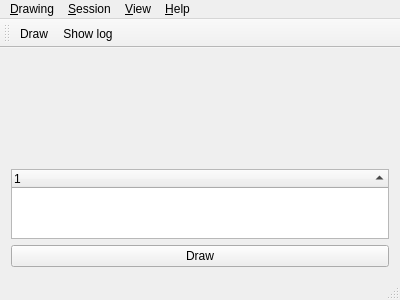
<?xml version="1.0" encoding="UTF-8"?>
<ui version="4.0">
 <class>DrawingView</class>
 <widget class="QMainWindow" name="DrawingView">
  <property name="geometry">
   <rect>
    <x>0</x>
    <y>0</y>
    <width>400</width>
    <height>300</height>
   </rect>
  </property>
  <property name="minimumSize">
   <size>
    <width>200</width>
    <height>100</height>
   </size>
  </property>
  <widget class="QWidget" name="centralWidget">
   <layout class="QVBoxLayout" name="verticalLayout_2">
    <item>
     <widget class="QLabel" name="drawingNameView">
      <property name="font">
       <font>
        <pointsize>20</pointsize>
       </font>
      </property>
      <property name="text">
       <string/>
      </property>
     </widget>
    </item>
    <item>
     <layout class="QVBoxLayout" name="verticalLayout" stretch="7,3,0">
      <item>
       <widget class="QWidget" name="lotContainer" native="true">
        <property name="sizePolicy">
         <sizepolicy hsizetype="Preferred" vsizetype="Preferred">
          <horstretch>0</horstretch>
          <verstretch>0</verstretch>
         </sizepolicy>
        </property>
        <property name="minimumSize">
         <size>
          <width>0</width>
          <height>50</height>
         </size>
        </property>
        <layout class="QVBoxLayout" name="verticalLayout_4">
         <item>
          <layout class="QVBoxLayout" name="layout"/>
         </item>
        </layout>
       </widget>
      </item>
      <item>
       <widget class="QTreeWidget" name="logWidget">
        <property name="selectionMode">
         <enum>QAbstractItemView::NoSelection</enum>
        </property>
        <property name="indentation">
         <number>0</number>
        </property>
        <property name="rootIsDecorated">
         <bool>false</bool>
        </property>
        <property name="sortingEnabled">
         <bool>true</bool>
        </property>
        <column>
         <property name="text">
          <string notr="true">1</string>
         </property>
        </column>
       </widget>
      </item>
      <item>
       <widget class="QPushButton" name="drawButton">
        <property name="sizePolicy">
         <sizepolicy hsizetype="Minimum" vsizetype="Fixed">
          <horstretch>0</horstretch>
          <verstretch>0</verstretch>
         </sizepolicy>
        </property>
        <property name="text">
         <string>Draw</string>
        </property>
       </widget>
      </item>
     </layout>
    </item>
   </layout>
  </widget>
  <widget class="QMenuBar" name="menuBar">
   <property name="geometry">
    <rect>
     <x>0</x>
     <y>0</y>
     <width>400</width>
     <height>20</height>
    </rect>
   </property>
   <widget class="QMenu" name="menuDrawing">
    <property name="title">
     <string>&amp;Drawing</string>
    </property>
    <addaction name="createNewDrawingAction"/>
    <addaction name="quitAction"/>
   </widget>
   <widget class="QMenu" name="menuView">
    <property name="title">
     <string>&amp;View</string>
    </property>
    <addaction name="showLogAction"/>
   </widget>
   <widget class="QMenu" name="menu_Session">
    <property name="title">
     <string>&amp;Session</string>
    </property>
    <addaction name="drawAction"/>
   </widget>
   <widget class="QMenu" name="menu_Help">
    <property name="title">
     <string>&amp;Help</string>
    </property>
    <addaction name="aboutAction"/>
    <addaction name="aboutQtAction"/>
   </widget>
   <addaction name="menuDrawing"/>
   <addaction name="menu_Session"/>
   <addaction name="menuView"/>
   <addaction name="menu_Help"/>
  </widget>
  <widget class="QToolBar" name="mainToolBar">
   <attribute name="toolBarArea">
    <enum>TopToolBarArea</enum>
   </attribute>
   <attribute name="toolBarBreak">
    <bool>false</bool>
   </attribute>
   <addaction name="drawAction"/>
   <addaction name="showLogAction"/>
  </widget>
  <widget class="QStatusBar" name="statusBar"/>
  <action name="createNewDrawingAction">
   <property name="text">
    <string>Create new drawing</string>
   </property>
  </action>
  <action name="quitAction">
   <property name="text">
    <string>Quit</string>
   </property>
  </action>
  <action name="drawAction">
   <property name="icon">
    <iconset resource="gui.qrc">
     <normaloff>:/gui/icons/dice.svg</normaloff>:/gui/icons/dice.svg</iconset>
   </property>
   <property name="text">
    <string>&amp;Draw</string>
   </property>
   <property name="toolTip">
    <string>Draw a lot</string>
   </property>
   <property name="shortcut">
    <string notr="true">Space</string>
   </property>
  </action>
  <action name="showLogAction">
   <property name="checkable">
    <bool>true</bool>
   </property>
   <property name="icon">
    <iconset resource="gui.qrc">
     <normaloff>:/gui/icons/list.svg</normaloff>:/gui/icons/list.svg</iconset>
   </property>
   <property name="text">
    <string>Show log</string>
   </property>
   <property name="toolTip">
    <string>Show log of drawn lots</string>
   </property>
  </action>
  <action name="aboutAction">
   <property name="text">
    <string>&amp;About</string>
   </property>
  </action>
  <action name="aboutQtAction">
   <property name="text">
    <string>About Qt</string>
   </property>
  </action>
 </widget>
 <layoutdefault spacing="6" margin="11"/>
 <resources>
  <include location="gui.qrc"/>
  <include location="gui.qrc"/>
  <include location="gui.qrc"/>
 </resources>
 <connections/>
</ui>
